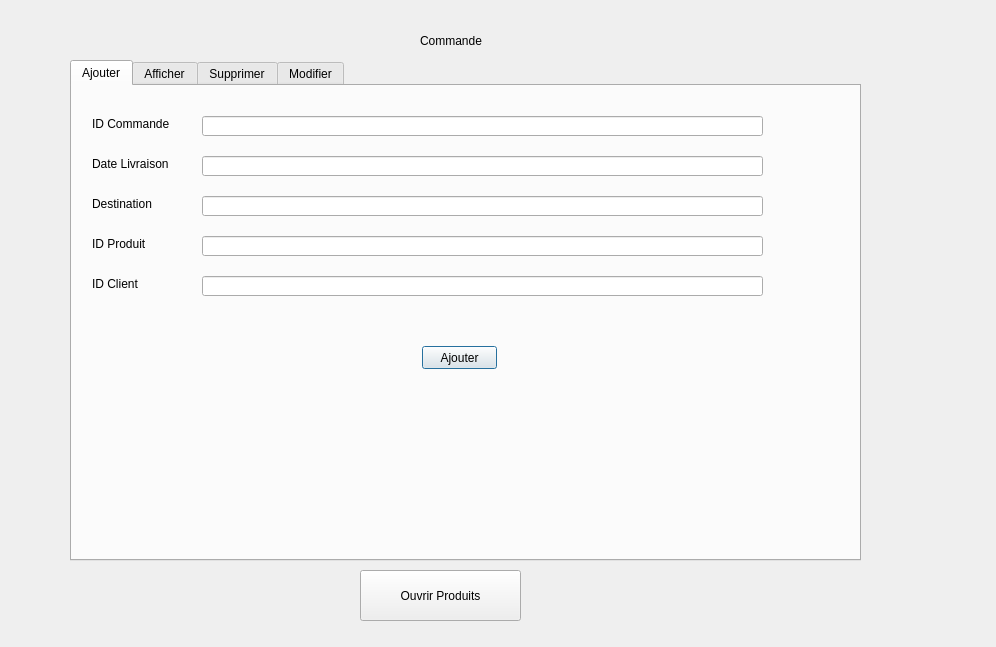
<?xml version="1.0" encoding="UTF-8"?>
<ui version="4.0">
 <class>dialogcommande</class>
 <widget class="QDialog" name="dialogcommande">
  <property name="geometry">
   <rect>
    <x>0</x>
    <y>0</y>
    <width>996</width>
    <height>647</height>
   </rect>
  </property>
  <property name="windowTitle">
   <string>Dialog</string>
  </property>
  <widget class="QLabel" name="label_5">
   <property name="geometry">
    <rect>
     <x>420</x>
     <y>30</y>
     <width>101</width>
     <height>21</height>
    </rect>
   </property>
   <property name="text">
    <string>Commande</string>
   </property>
   <property name="textFormat">
    <enum>Qt::PlainText</enum>
   </property>
  </widget>
  <widget class="QTabWidget" name="tabWidget">
   <property name="geometry">
    <rect>
     <x>70</x>
     <y>60</y>
     <width>791</width>
     <height>501</height>
    </rect>
   </property>
   <property name="currentIndex">
    <number>0</number>
   </property>
   <widget class="QWidget" name="tab">
    <attribute name="title">
     <string>Ajouter</string>
    </attribute>
    <widget class="QLabel" name="label">
     <property name="geometry">
      <rect>
       <x>20</x>
       <y>30</y>
       <width>91</width>
       <height>16</height>
      </rect>
     </property>
     <property name="text">
      <string>ID Commande</string>
     </property>
    </widget>
    <widget class="QLabel" name="label_2">
     <property name="geometry">
      <rect>
       <x>20</x>
       <y>70</y>
       <width>101</width>
       <height>16</height>
      </rect>
     </property>
     <property name="text">
      <string>Date Livraison</string>
     </property>
    </widget>
    <widget class="QLabel" name="label_3">
     <property name="geometry">
      <rect>
       <x>20</x>
       <y>110</y>
       <width>91</width>
       <height>16</height>
      </rect>
     </property>
     <property name="text">
      <string>Destination</string>
     </property>
    </widget>
    <widget class="QLineEdit" name="lineEdit_idprod1">
     <property name="geometry">
      <rect>
       <x>130</x>
       <y>30</y>
       <width>561</width>
       <height>20</height>
      </rect>
     </property>
    </widget>
    <widget class="QLineEdit" name="lineEdit_four">
     <property name="geometry">
      <rect>
       <x>130</x>
       <y>70</y>
       <width>561</width>
       <height>20</height>
      </rect>
     </property>
    </widget>
    <widget class="QLineEdit" name="lineEdit_stock">
     <property name="geometry">
      <rect>
       <x>130</x>
       <y>110</y>
       <width>561</width>
       <height>20</height>
      </rect>
     </property>
    </widget>
    <widget class="QPushButton" name="pb_ajouter">
     <property name="geometry">
      <rect>
       <x>350</x>
       <y>260</y>
       <width>75</width>
       <height>23</height>
      </rect>
     </property>
     <property name="text">
      <string>Ajouter</string>
     </property>
    </widget>
    <widget class="QLineEdit" name="lineEdit_eval">
     <property name="geometry">
      <rect>
       <x>130</x>
       <y>150</y>
       <width>561</width>
       <height>20</height>
      </rect>
     </property>
    </widget>
    <widget class="QLineEdit" name="lineEdit_prix">
     <property name="geometry">
      <rect>
       <x>130</x>
       <y>190</y>
       <width>561</width>
       <height>20</height>
      </rect>
     </property>
    </widget>
    <widget class="QLabel" name="label_8">
     <property name="geometry">
      <rect>
       <x>20</x>
       <y>150</y>
       <width>71</width>
       <height>16</height>
      </rect>
     </property>
     <property name="text">
      <string>ID Produit</string>
     </property>
    </widget>
    <widget class="QLabel" name="label_9">
     <property name="geometry">
      <rect>
       <x>20</x>
       <y>190</y>
       <width>55</width>
       <height>16</height>
      </rect>
     </property>
     <property name="text">
      <string>ID Client</string>
     </property>
    </widget>
   </widget>
   <widget class="QWidget" name="tab_2">
    <attribute name="title">
     <string>Afficher</string>
    </attribute>
    <widget class="QTableView" name="tabproduit">
     <property name="geometry">
      <rect>
       <x>10</x>
       <y>40</y>
       <width>781</width>
       <height>281</height>
      </rect>
     </property>
    </widget>
    <widget class="QPushButton" name="tri1">
     <property name="geometry">
      <rect>
       <x>260</x>
       <y>360</y>
       <width>251</width>
       <height>28</height>
      </rect>
     </property>
     <property name="text">
      <string>Changer Tri Desc (ID)</string>
     </property>
    </widget>
    <widget class="QPushButton" name="tri1_1">
     <property name="geometry">
      <rect>
       <x>260</x>
       <y>360</y>
       <width>251</width>
       <height>28</height>
      </rect>
     </property>
     <property name="text">
      <string>Changer Tri Asc (ID)</string>
     </property>
    </widget>
    <widget class="QLineEdit" name="rech">
     <property name="geometry">
      <rect>
       <x>530</x>
       <y>1</y>
       <width>161</width>
       <height>31</height>
      </rect>
     </property>
     <property name="text">
      <string/>
     </property>
    </widget>
    <widget class="QPushButton" name="pushButton_3">
     <property name="geometry">
      <rect>
       <x>700</x>
       <y>0</y>
       <width>93</width>
       <height>31</height>
      </rect>
     </property>
     <property name="text">
      <string>Chercher</string>
     </property>
    </widget>
   </widget>
   <widget class="QWidget" name="tab_3">
    <attribute name="title">
     <string>Supprimer</string>
    </attribute>
    <widget class="QLineEdit" name="lineEdit_idprod2">
     <property name="geometry">
      <rect>
       <x>140</x>
       <y>30</y>
       <width>581</width>
       <height>20</height>
      </rect>
     </property>
    </widget>
    <widget class="QLabel" name="label_4">
     <property name="geometry">
      <rect>
       <x>20</x>
       <y>30</y>
       <width>61</width>
       <height>16</height>
      </rect>
     </property>
     <property name="text">
      <string>Id produit</string>
     </property>
    </widget>
    <widget class="QPushButton" name="pb_supprimer">
     <property name="geometry">
      <rect>
       <x>240</x>
       <y>140</y>
       <width>75</width>
       <height>23</height>
      </rect>
     </property>
     <property name="text">
      <string>Supprimer</string>
     </property>
    </widget>
   </widget>
   <widget class="QWidget" name="tab_4">
    <attribute name="title">
     <string>Modifier</string>
    </attribute>
    <widget class="QLineEdit" name="lineEdit_four1">
     <property name="geometry">
      <rect>
       <x>260</x>
       <y>190</y>
       <width>231</width>
       <height>22</height>
      </rect>
     </property>
    </widget>
    <widget class="QPushButton" name="pb_save">
     <property name="geometry">
      <rect>
       <x>610</x>
       <y>240</y>
       <width>93</width>
       <height>31</height>
      </rect>
     </property>
     <property name="text">
      <string>Sauvgarder</string>
     </property>
    </widget>
    <widget class="QLineEdit" name="lineEdit_idprod3">
     <property name="geometry">
      <rect>
       <x>260</x>
       <y>70</y>
       <width>231</width>
       <height>21</height>
      </rect>
     </property>
    </widget>
    <widget class="QLabel" name="evall">
     <property name="geometry">
      <rect>
       <x>100</x>
       <y>230</y>
       <width>121</width>
       <height>16</height>
      </rect>
     </property>
     <property name="text">
      <string>Nouvelle ID Produit:</string>
     </property>
    </widget>
    <widget class="QPushButton" name="pb_edit">
     <property name="geometry">
      <rect>
       <x>600</x>
       <y>60</y>
       <width>93</width>
       <height>31</height>
      </rect>
     </property>
     <property name="text">
      <string>Edit</string>
     </property>
    </widget>
    <widget class="QLineEdit" name="lineEdit_eval2">
     <property name="geometry">
      <rect>
       <x>260</x>
       <y>230</y>
       <width>231</width>
       <height>22</height>
      </rect>
     </property>
    </widget>
    <widget class="QLabel" name="four2">
     <property name="geometry">
      <rect>
       <x>100</x>
       <y>190</y>
       <width>141</width>
       <height>16</height>
      </rect>
     </property>
     <property name="text">
      <string>Nouveau Destination:</string>
     </property>
    </widget>
    <widget class="QLabel" name="label_6">
     <property name="geometry">
      <rect>
       <x>120</x>
       <y>70</y>
       <width>101</width>
       <height>20</height>
      </rect>
     </property>
     <property name="text">
      <string>ID Commande</string>
     </property>
    </widget>
    <widget class="QLineEdit" name="lineEdit_prix2">
     <property name="geometry">
      <rect>
       <x>260</x>
       <y>270</y>
       <width>231</width>
       <height>22</height>
      </rect>
     </property>
    </widget>
    <widget class="QLabel" name="label_11">
     <property name="geometry">
      <rect>
       <x>100</x>
       <y>270</y>
       <width>131</width>
       <height>16</height>
      </rect>
     </property>
     <property name="text">
      <string>Nouveau ID Client:</string>
     </property>
    </widget>
    <widget class="QLineEdit" name="lineEdit_stock_2">
     <property name="geometry">
      <rect>
       <x>260</x>
       <y>140</y>
       <width>231</width>
       <height>22</height>
      </rect>
     </property>
    </widget>
    <widget class="QLabel" name="four2_2">
     <property name="geometry">
      <rect>
       <x>100</x>
       <y>140</y>
       <width>141</width>
       <height>16</height>
      </rect>
     </property>
     <property name="text">
      <string>Nouveau Date Livraison:</string>
     </property>
    </widget>
   </widget>
  </widget>
  <widget class="QPushButton" name="pushButton">
   <property name="geometry">
    <rect>
     <x>360</x>
     <y>570</y>
     <width>161</width>
     <height>51</height>
    </rect>
   </property>
   <property name="text">
    <string>Ouvrir Produits</string>
   </property>
  </widget>
 </widget>
 <resources/>
 <connections/>
</ui>
